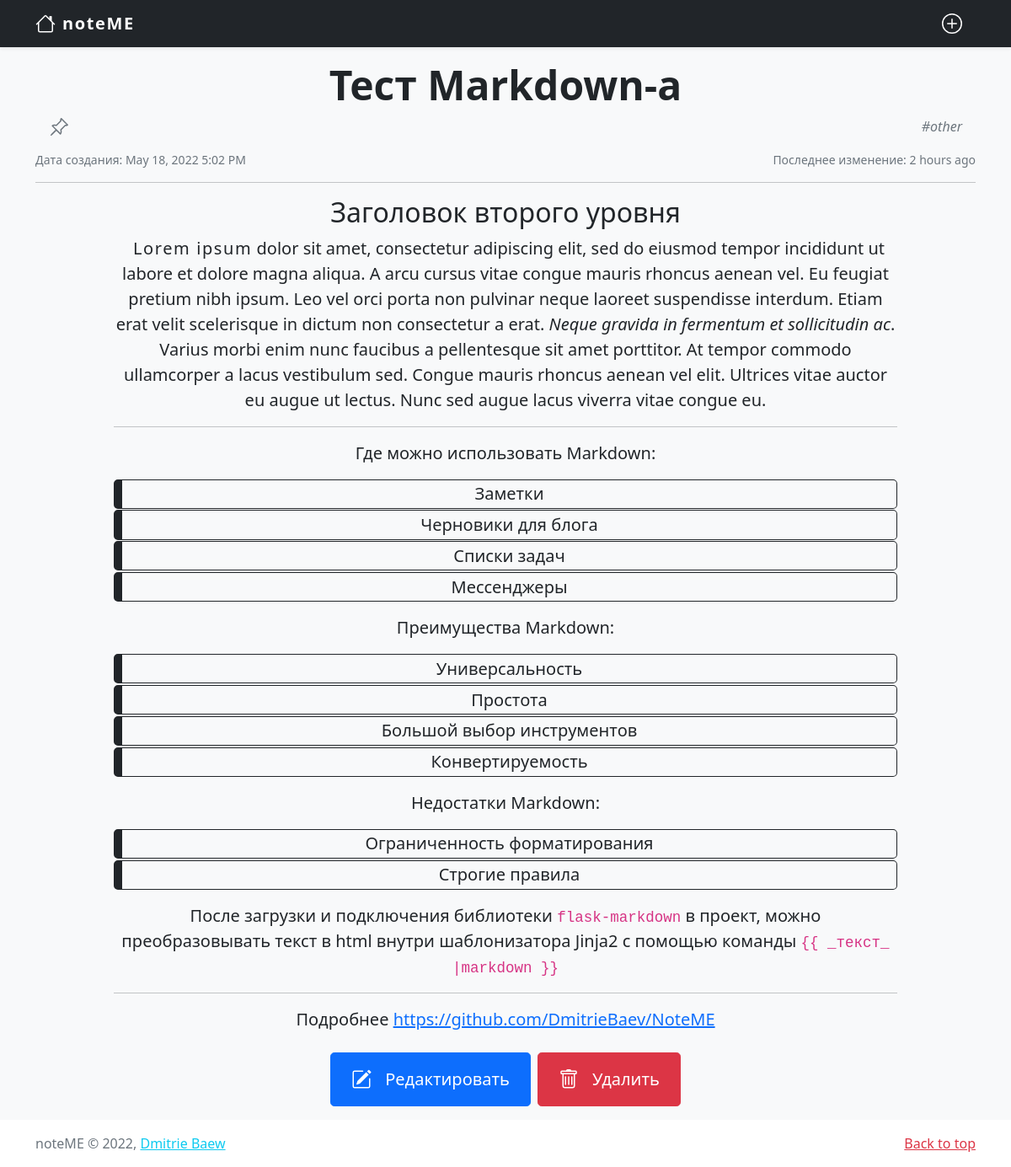
The app's page /note/2 with its own data.
### model.py (models this page shows, shortened)
class Note(db.Model):
    id_note = db.Column(db.Integer, primary_key=True)
    n_title = db.Column(db.String(150), nullable=False)
    n_pinned = db.Column(db.Boolean, default=False)
    n_tag = db.Column(db.String(150), nullable=False)
    n_tag_preview = db.Column(db.String(150), nullable=False)
    n_body = db.Column(db.Text, nullable=True)
    n_date_c = db.Column(db.DateTime, default=datetime.utcnow)
    n_date_m = db.Column(db.DateTime, default=datetime.utcnow)
    n_deleted = db.Column(db.Boolean, default=False)

### view.py (the view)
@app.route('/note/<int:idx>')
def show_note(idx):
    return render_template('note.html', note=cntl_select_note(idx))

### controller.py (called while the page is built)
def cntl_select_note(idx: int):
    return Note.query.get_or_404(idx)

### templates/note.html (shortened to what this page needs)
{% extends '_base.html' %}
{% block content %}
<div class="container">
	<div class="py-3 text-center">
		<div class="mb-3">
			<h1 class="display-5 fw-bold">{{ note.n_title }}</h1>
			<p class="card-tag text-muted d-flex justify-content-between">
				{% if note.n_pinned %}
				<span title="Заметка закреплена">
					<svg xmlns="http://www.w3.org/2000/svg" width="24" height="24" fill="currentColor" class="bi bi-pin" viewBox="0 0 16 16">
						<path d="M4.146.146A.5.5 0 0 1 4.5 0h7a.5.5 0 0 1 .5.5c0 .68-.342 1.174-.646 1.479-.126.125-.25.224-.354.298v4.431l.078.048c.203.127.476.314.751.555C12.36 7.775 13 8.527 13 9.5a.5.5 0 0 1-.5.5h-4v4.5c0 .276-.224 1.5-.5 1.5s-.5-1.224-.5-1.5V10h-4a.5.5 0 0 1-.5-.5c0-.973.64-1.725 1.17-2.189A5.921 5.921 0 0 1 5 6.708V2.277a2.77 2.77 0 0 1-.354-.298C4.342 1.674 4 1.179 4 .5a.5.5 0 0 1 .146-.354zm1.58 1.408-.002-.001.002.001zm-.002-.001.002.001A.5.5 0 0 1 6 2v5a.5.5 0 0 1-.276.447h-.002l-.012.007-.054.03a4.922 4.922 0 0 0-.827.58c-.318.278-.585.596-.725.936h7.792c-.14-.34-.407-.658-.725-.936a4.915 4.915 0 0 0-.881-.61l-.012-.006h-.002A.5.5 0 0 1 10 7V2a.5.5 0 0 1 .295-.458 1.775 1.775 0 0 0 .351-.271c.08-.08.155-.17.214-.271H5.14c.06.1.133.191.214.271a1.78 1.78 0 0 0 .37.282z"/>
					</svg>
				</span>
				{% else %}
				<span title="Заметка не закреплена">
				</span>
				{% endif %}
				<span>#{{ note.n_tag }}</span>
			</p>
		</div>
		<div class="d-flex justify-content-between">
			<small class="text-muted">Дата создания: {{ moment(note.n_date_c).format('LLL') }}</small>
			<small class="text-muted">Последнее изменение: {{ moment(note.n_date_m).fromNow() }}</small>
		</div>
		<hr/>
		<div class="lead mb-4 col-lg-10 mx-auto">{{ note.n_body|markdown }}</div>
		<div class="d-grid gap-2 d-sm-flex justify-content-sm-center">
			<a href="/note/{{ note.id_note }}/update" class="btn btn-primary btn-lg px-4 py-3 gap-3 d-flex align-items-center">
				<span>Редактировать</span>
			</a>
			<a href="/note/{{ note.id_note }}/delete" class="btn btn-danger btn-lg px-4 py-3 gap-3 d-flex align-items-center">
				<span>Удалить</span>
			</a>
		</div>
	</div>
</div>
{% endblock %}

### static/css/main.css (style rules this page uses)
* { padding: 0; margin: 0; }
ul { list-style: none; padding: 0; }
ul li { padding: 0.1rem; margin: 0.1rem 0; border-color: #212529; border-style: solid; border-radius: 5px; border-width: 1px 1px 1px 10px; transition: 0.3s all linear; }
strong { margin-left: 0.5rem; letter-spacing: 0.1rem; }
.card-tag { flex: 1 1 auto; padding: 0 1rem; margin: 0; font-style: oblique; }

### records on screen
Note: n_title "Тест Markdown-а", n_tag "other", n_date_c "May 18, 2022 5:02 PM", n_date_m "2 hours ago", n_body "Заголовок второго уровня Lorem ipsum dolor sit amet, consectetur adipiscing elit, sed do eiusmod tempor incididunt ut labore et dolore magna aliqua. A arcu cursus vitae congue mauris rhoncus aenean vel. Eu feugiat pretium nibh ipsum. Leo vel orci porta non pulvinar neque laoreet suspendisse interdum. Etiam erat velit scelerisque in dictum non consectetur a erat. Neque gravida in fermentum et sollicitudin ac . Varius morbi enim nunc faucibus a pellentesque sit amet porttitor. At tempor commodo ullamcorper a lacus vestibulum sed. Congue mauris rhoncus aenean vel elit. Ultrices vitae auctor eu augue ut lectus. Nunc sed augue lacus viverra vitae congue eu. Где можно использовать Markdown:…"
